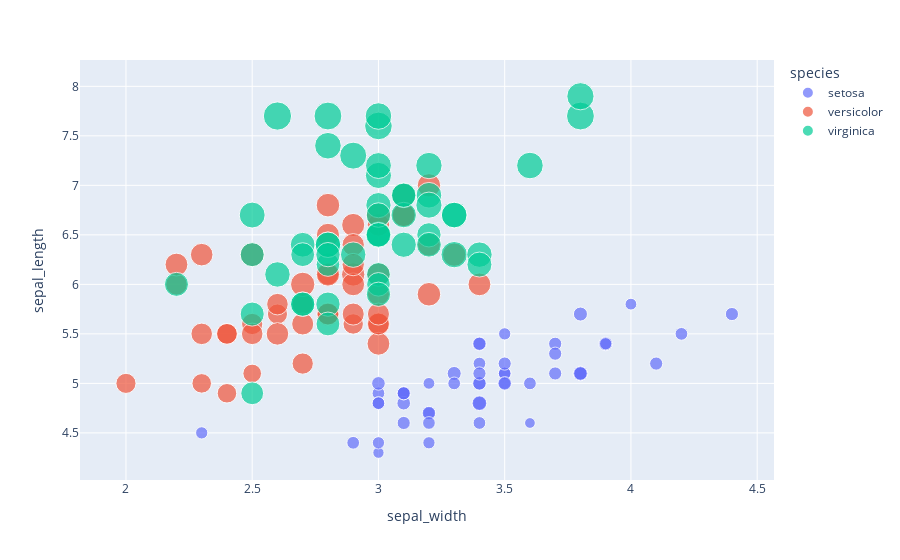

Notebook source saved alongside this figure:
### Code cell
fig = px.scatter(df1, x="sepal_width", y="sepal_length", color="species",
                 size='petal_length', hover_data=['petal_width'])
fig.show()

### Figure 1 — Plotly figure (JSON) as saved in the notebook; plotly's stock layout.template omitted (floating-point values rounded to 4 significant figures)
{"data": [{"customdata": [[0.2], [0.2], [0.2], [0.2], [0.2], [0.4], [0.3], [0.2], [0.2], [0.1], [0.2], [0.2], [0.1], [0.1], [0.2], [0.4], [0.4], [0.3], [0.3], [0.3], [0.2], [0.4], [0.2], [0.5], [0.2], [0.2], [0.4], [0.2], [0.2], [0.2], [0.2], [0.4], [0.1], [0.2], [0.1], [0.2], [0.2], [0.1], [0.2], [0.2], [0.3], [0.3], [0.2], [0.6], [0.4], [0.3], [0.2], [0.2], [0.2], [0.2]], "hovertemplate": "species=setosa<br>sepal_width=%{x}<br>sepal_length=%{y}<br>petal_length=%{marker.size}<br>petal_width=%{customdata[0]}<extra></extra>", "legendgroup": "setosa", "marker": {"color": "#636efa", "size": [1.4, 1.4, 1.3, 1.5, 1.4, 1.7, 1.4, 1.5, 1.4, 1.5, 1.5, 1.6, 1.4, 1.1, 1.2, 1.5, 1.3, 1.4, 1.7, 1.5, 1.7, 1.5, 1, 1.7, 1.9, 1.6, 1.6, 1.5, 1.4, 1.6, 1.6, 1.5, 1.5, 1.4, 1.5, 1.2, 1.3, 1.5, 1.3, 1.5, 1.3, 1.3, 1.3, 1.6, 1.9, 1.4, 1.6, 1.4, 1.5, 1.4], "sizemode": "area", "sizeref": 0.01725, "symbol": "circle"}, "mode": "markers", "name": "setosa", "orientation": "v", "showlegend": true, "type": "scatter", "x": [3.5, 3, 3.2, 3.1, 3.6, 3.9, 3.4, 3.4, 2.9, 3.1, 3.7, 3.4, 3, 3, 4, 4.4, 3.9, 3.5, 3.8, 3.8, 3.4, 3.7, 3.6, 3.3, 3.4, 3, 3.4, 3.5, 3.4, 3.2, 3.1, 3.4, 4.1, 4.2, 3.1, 3.2, 3.5, 3.1, 3, 3.4, 3.5, 2.3, 3.2, 3.5, 3.8, 3, 3.8, 3.2, 3.7, 3.3], "xaxis": "x", "y": [5.1, 4.9, 4.7, 4.6, 5, 5.4, 4.6, 5, 4.4, 4.9, 5.4, 4.8, 4.8, 4.3, 5.8, 5.7, 5.4, 5.1, 5.7, 5.1, 5.4, 5.1, 4.6, 5.1, 4.8, 5, 5, 5.2, 5.2, 4.7, 4.8, 5.4, 5.2, 5.5, 4.9, 5, 5.5, 4.9, 4.4, 5.1, 5, 4.5, 4.4, 5, 5.1, 4.8, 5.1, 4.6, 5.3, 5], "yaxis": "y"}, {"customdata": [[1.4], [1.5], [1.5], [1.3], [1.5], [1.3], [1.6], [1], [1.3], [1.4], [1], [1.5], [1], [1.4], [1.3], [1.4], [1.5], [1], [1.5], [1.1], [1.8], [1.3], [1.5], [1.2], [1.3], [1.4], [1.4], [1.7], [1.5], [1], [1.1], [1], [1.2], [1.6], [1.5], [1.6], [1.5], [1.3], [1.3], [1.3], [1.2], [1.4], [1.2], [1], [1.3], [1.2], [1.3], [1.3], [1.1], [1.3]], "hovertemplate": "species=versicolor<br>sepal_width=%{x}<br>sepal_length=%{y}<br>petal_length=%{marker.size}<br>petal_width=%{customdata[0]}<extra></extra>", "legendgroup": "versicolor", "marker": {"color": "#EF553B", "size": [4.7, 4.5, 4.9, 4, 4.6, 4.5, 4.7, 3.3, 4.6, 3.9, 3.5, 4.2, 4, 4.7, 3.6, 4.4, 4.5, 4.1, 4.5, 3.9, 4.8, 4, 4.9, 4.7, 4.3, 4.4, 4.8, 5, 4.5, 3.5, 3.8, 3.7, 3.9, 5.1, 4.5, 4.5, 4.7, 4.4, 4.1, 4, 4.4, 4.6, 4, 3.3, 4.2, 4.2, 4.2, 4.3, 3, 4.1], "sizemode": "area", "sizeref": 0.01725, "symbol": "circle"}, "mode": "markers", "name": "versicolor", "orientation": "v", "showlegend": true, "type": "scatter", "x": [3.2, 3.2, 3.1, 2.3, 2.8, 2.8, 3.3, 2.4, 2.9, 2.7, 2, 3, 2.2, 2.9, 2.9, 3.1, 3, 2.7, 2.2, 2.5, 3.2, 2.8, 2.5, 2.8, 2.9, 3, 2.8, 3, 2.9, 2.6, 2.4, 2.4, 2.7, 2.7, 3, 3.4, 3.1, 2.3, 3, 2.5, 2.6, 3, 2.6, 2.3, 2.7, 3, 2.9, 2.9, 2.5, 2.8], "xaxis": "x", "y": [7, 6.4, 6.9, 5.5, 6.5, 5.7, 6.3, 4.9, 6.6, 5.2, 5, 5.9, 6, 6.1, 5.6, 6.7, 5.6, 5.8, 6.2, 5.6, 5.9, 6.1, 6.3, 6.1, 6.4, 6.6, 6.8, 6.7, 6, 5.7, 5.5, 5.5, 5.8, 6, 5.4, 6, 6.7, 6.3, 5.6, 5.5, 5.5, 6.1, 5.8, 5, 5.6, 5.7, 5.7, 6.2, 5.1, 5.7], "yaxis": "y"}, {"customdata": [[2.5], [1.9], [2.1], [1.8], [2.2], [2.1], [1.7], [1.8], [1.8], [2.5], [2], [1.9], [2.1], [2], [2.4], [2.3], [1.8], [2.2], [2.3], [1.5], [2.3], [2], [2], [1.8], [2.1], [1.8], [1.8], [1.8], [2.1], [1.6], [1.9], [2], [2.2], [1.5], [1.4], [2.3], [2.4], [1.8], [1.8], [2.1], [2.4], [2.3], [1.9], [2.3], [2.5], [2.3], [1.9], [2], [2.3], [1.8]], "hovertemplate": "species=virginica<br>sepal_width=%{x}<br>sepal_length=%{y}<br>petal_length=%{marker.size}<br>petal_width=%{customdata[0]}<extra></extra>", "legendgroup": "virginica", "marker": {"color": "#00cc96", "size": [6, 5.1, 5.9, 5.6, 5.8, 6.6, 4.5, 6.3, 5.8, 6.1, 5.1, 5.3, 5.5, 5, 5.1, 5.3, 5.5, 6.7, 6.9, 5, 5.7, 4.9, 6.7, 4.9, 5.7, 6, 4.8, 4.9, 5.6, 5.8, 6.1, 6.4, 5.6, 5.1, 5.6, 6.1, 5.6, 5.5, 4.8, 5.4, 5.6, 5.1, 5.1, 5.9, 5.7, 5.2, 5, 5.2, 5.4, 5.1], "sizemode": "area", "sizeref": 0.01725, "symbol": "circle"}, "mode": "markers", "name": "virginica", "orientation": "v", "showlegend": true, "type": "scatter", "x": [3.3, 2.7, 3, 2.9, 3, 3, 2.5, 2.9, 2.5, 3.6, 3.2, 2.7, 3, 2.5, 2.8, 3.2, 3, 3.8, 2.6, 2.2, 3.2, 2.8, 2.8, 2.7, 3.3, 3.2, 2.8, 3, 2.8, 3, 2.8, 3.8, 2.8, 2.8, 2.6, 3, 3.4, 3.1, 3, 3.1, 3.1, 3.1, 2.7, 3.2, 3.3, 3, 2.5, 3, 3.4, 3], "xaxis": "x", "y": [6.3, 5.8, 7.1, 6.3, 6.5, 7.6, 4.9, 7.3, 6.7, 7.2, 6.5, 6.4, 6.8, 5.7, 5.8, 6.4, 6.5, 7.7, 7.7, 6, 6.9, 5.6, 7.7, 6.3, 6.7, 7.2, 6.2, 6.1, 6.4, 7.2, 7.4, 7.9, 6.4, 6.3, 6.1, 7.7, 6.3, 6.4, 6, 6.9, 6.7, 6.9, 5.8, 6.8, 6.7, 6.7, 6.3, 6.5, 6.2, 5.9], "yaxis": "y"}], "layout": {"autosize": true, "legend": {"itemsizing": "constant", "title": {"text": "species"}, "tracegroupgap": 0}, "margin": {"t": 60}, "xaxis": {"anchor": "y", "autorange": true, "domain": [0, 1], "range": [1.828, 4.56], "title": {"text": "sepal_width"}, "type": "linear"}, "yaxis": {"anchor": "x", "autorange": true, "domain": [0, 1], "range": [3.947, 8.435], "title": {"text": "sepal_length"}, "type": "linear"}}}
